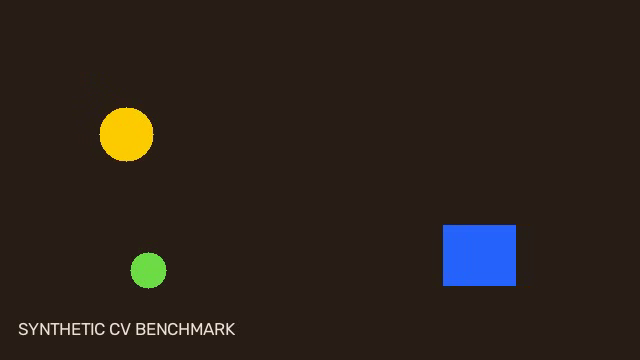
#> input picture frame 9 of Task_4_Computer_Vision/artifacts/synthetic_input.mp4, 640 x 360 px
$ python main.py
#> lines starting #> are read from the running program, lines starting #| are printed output that depends on the picture; after the words box and inside, x2 and y2 are one past the last pixel; in counts of white or black regions, pixels touching at a corner belong together
### Task_4_Computer_Vision/video_input/synthetic.py
"""Generate and read a deterministic synthetic video source."""

from __future__ import annotations

from pathlib import Path
from typing import Iterator

import cv2
import numpy as np


FRAME_WIDTH = 640
FRAME_HEIGHT = 360
FPS = 20
FRAME_COUNT = 90


def generate_synthetic_video(output_path: str | Path, frame_count: int = FRAME_COUNT) -> Path:
    """Create a reproducible scene with moving circles and rectangles."""
    output = Path(output_path)
    output.parent.mkdir(parents=True, exist_ok=True)
    writer = cv2.VideoWriter(
        str(output), cv2.VideoWriter_fourcc(*"mp4v"), FPS, (FRAME_WIDTH, FRAME_HEIGHT)
    )
    if not writer.isOpened():
        raise RuntimeError(f"Unable to open video writer for {output}")
    for frame_index in range(frame_count):
        frame = np.full((FRAME_HEIGHT, FRAME_WIDTH, 3), (24, 30, 42), dtype=np.uint8)
        circle_center = (90 + (frame_index * 4) % 470, 105 + int(35 * np.sin(frame_index / 9)))
        rectangle_x = 470 - (frame_index * 3) % 390
        cv2.circle(frame, circle_center, 27, (0, 205, 255), -1)
        cv2.rectangle(frame, (rectangle_x, 225), (rectangle_x + 72, 285), (255, 100, 40), -1)
        cv2.circle(frame, (130 + (frame_index * 2) % 360, 270), 18, (70, 220, 110), -1)
        cv2.putText(frame, "SYNTHETIC CV BENCHMARK", (18, 335), cv2.FONT_HERSHEY_SIMPLEX, 0.6, (215, 225, 240), 1, cv2.LINE_AA)
        writer.write(frame)
    writer.release()
    return output


def iter_video_frames(video_path: str | Path) -> Iterator[tuple[int, np.ndarray]]:
    """Yield (zero-based frame index, BGR frame) pairs from a video file."""
    capture = cv2.VideoCapture(str(video_path))
    if not capture.isOpened():
        raise RuntimeError(f"Unable to open video source {video_path}")
    index = 0
    try:
        while True:
            success, frame = capture.read()
            if not success:
                break
            yield index, frame
            index += 1
    finally:
        capture.release()

### Task_4_Computer_Vision/detection/classical.py
"""Gaussian-smoothed adaptive threshold and contour extraction."""

from __future__ import annotations

from dataclasses import dataclass
from typing import List

import cv2
import numpy as np


@dataclass(frozen=True)
class Detection:
    label: str
    confidence: float
    bbox: tuple[int, int, int, int]
    area: float
    centroid: tuple[int, int]


def classify_colour(roi: np.ndarray) -> str:
    """Assign a stable semantic class to a synthetic object's dominant hue."""
    if roi.size == 0:
        return "unknown"
    mean_bgr = roi.reshape(-1, 3).mean(axis=0)
    blue, green, red = mean_bgr
    if red > green * 1.15 and red > blue * 1.25:
        return "circle-orange"
    if blue > red * 1.35 and blue > green * 1.15:
        return "rectangle-blue"
    if green > red * 1.15 and green > blue * 1.05:
        return "circle-green"
    return "object"


def detect_contours(frame: np.ndarray, min_area: int = 250) -> tuple[List[Detection], np.ndarray]:
    """Detect foreground contours after Gaussian blur and adaptive thresholding."""
    gray = cv2.cvtColor(frame, cv2.COLOR_BGR2GRAY)
    blurred = cv2.GaussianBlur(gray, (5, 5), 0)
    threshold = cv2.adaptiveThreshold(
        blurred, 255, cv2.ADAPTIVE_THRESH_GAUSSIAN_C, cv2.THRESH_BINARY,
        31, 7,
    )
    background_mask = cv2.inRange(frame, np.array([0, 0, 0]), np.array([45, 55, 70]))
    foreground = cv2.bitwise_and(threshold, cv2.bitwise_not(background_mask))
    kernel = np.ones((3, 3), np.uint8)
    foreground = cv2.morphologyEx(foreground, cv2.MORPH_OPEN, kernel)
    contours, _ = cv2.findContours(foreground, cv2.RETR_EXTERNAL, cv2.CHAIN_APPROX_SIMPLE)
    detections: List[Detection] = []
    for contour in contours:
        area = cv2.contourArea(contour)
        if area < min_area:
            continue
        x, y, width, height = cv2.boundingRect(contour)
        moments = cv2.moments(contour)
        centroid = (
            int(moments["m10"] / moments["m00"]) if moments["m00"] else x + width // 2,
            int(moments["m01"] / moments["m00"]) if moments["m00"] else y + height // 2,
        )
        roi = frame[y:y + height, x:x + width]
        fill_ratio = min(1.0, area / max(1.0, width * height))
        detections.append(Detection(classify_colour(roi), round(0.55 + 0.4 * fill_ratio, 3), (x, y, width, height), area, centroid))
    return sorted(detections, key=lambda item: item.bbox[0]), foreground

### Task_4_Computer_Vision/pipeline.py
"""End-to-end synthetic video detection, tracking, annotation, and metrics."""

from __future__ import annotations

import time
from pathlib import Path

import cv2

from detection.classical import detect_contours
from metrics.collector import FrameMetric, MetricsCollector
from tracking.centroid import CentroidTracker
from video_input.synthetic import FPS, iter_video_frames
from visualization.overlay import annotate_frame


def run_pipeline(video_path: str | Path, output_dir: str | Path) -> dict[str, object]:
    output = Path(output_dir)
    output.mkdir(parents=True, exist_ok=True)
    annotated_video = output / "annotated_output.mp4"
    frames_dir = output / "sample_frames"
    frames_dir.mkdir(exist_ok=True)
    writer = cv2.VideoWriter(str(annotated_video), cv2.VideoWriter_fourcc(*"mp4v"), FPS, (640, 360))
    if not writer.isOpened():
        raise RuntimeError(f"Unable to open annotated video writer for {annotated_video}")
    collector = MetricsCollector()
    tracker = CentroidTracker()
    try:
        for frame_index, frame in iter_video_frames(video_path):
            start = time.perf_counter()
            detections, _ = detect_contours(frame)
            tracked = tracker.update(detections)
            inference_ms = (time.perf_counter() - start) * 1000
            fps = 1000.0 / inference_ms if inference_ms else 0.0
            confidence = sum(item.detection.confidence for item in tracked) / len(tracked) if tracked else 0.0
            collector.add(FrameMetric(frame_index, round(fps, 3), round(inference_ms, 3), round(confidence, 3), len(tracked)))
            annotated = annotate_frame(frame, tracked, fps, inference_ms)
            writer.write(annotated)
            if frame_index in (0, 30, 60, 89):
                cv2.imwrite(str(frames_dir / f"frame_{frame_index:03d}.png"), annotated)
    finally:
        writer.release()
    metrics_path = collector.export_csv(output / "frame_metrics.csv")
    return {"video": annotated_video, "metrics": metrics_path, "frames": frames_dir, "summary": collector.summary()}

### Task_4_Computer_Vision/tracking/centroid.py
"""Simple deterministic nearest-centroid object tracker."""

from __future__ import annotations

from dataclasses import dataclass
from math import hypot
from typing import List

from detection.classical import Detection


@dataclass(frozen=True)
class TrackedDetection:
    track_id: int
    detection: Detection


class CentroidTracker:
    def __init__(self, max_distance: float = 80.0) -> None:
        self.max_distance = max_distance
        self._next_id = 1
        self._centroids: dict[int, tuple[int, int]] = {}

    def update(self, detections: List[Detection]) -> List[TrackedDetection]:
        assigned: set[int] = set()
        tracked: List[TrackedDetection] = []
        for detection in detections:
            candidates = [(hypot(detection.centroid[0] - point[0], detection.centroid[1] - point[1]), track_id) for track_id, point in self._centroids.items() if track_id not in assigned]
            if candidates and min(candidates)[0] <= self.max_distance:
                _, track_id = min(candidates)
            else:
                track_id = self._next_id
                self._next_id += 1
            assigned.add(track_id)
            self._centroids[track_id] = detection.centroid
            tracked.append(TrackedDetection(track_id, detection))
        self._centroids = {item.track_id: item.detection.centroid for item in tracked}
        return tracked

### Task_4_Computer_Vision/visualization/overlay.py
"""Annotated frame rendering."""

from __future__ import annotations

from collections import Counter

import cv2
import numpy as np

from tracking.centroid import TrackedDetection


def annotate_frame(frame: np.ndarray, tracked: list[TrackedDetection], fps: float, inference_ms: float) -> np.ndarray:
    output = frame.copy()
    colours = [(0, 205, 255), (255, 100, 40), (70, 220, 110)]
    counts = Counter(item.detection.label for item in tracked)
    for index, item in enumerate(tracked):
        x, y, width, height = item.detection.bbox
        colour = colours[index % len(colours)]
        cv2.rectangle(output, (x, y), (x + width, y + height), colour, 2)
        label = f"ID {item.track_id} | {item.detection.label} {item.detection.confidence:.2f}"
        cv2.putText(output, label, (x, max(18, y - 8)), cv2.FONT_HERSHEY_SIMPLEX, 0.48, colour, 1, cv2.LINE_AA)
    count_text = "Objects: " + ", ".join(f"{label}={count}" for label, count in sorted(counts.items()))
    cv2.rectangle(output, (10, 10), (630, 72), (12, 18, 28), -1)
    cv2.putText(output, count_text or "Objects: 0", (20, 34), cv2.FONT_HERSHEY_SIMPLEX, 0.55, (235, 242, 250), 1, cv2.LINE_AA)
    cv2.putText(output, f"FPS: {fps:.1f} | Inference: {inference_ms:.2f} ms | Classical CV", (20, 58), cv2.FONT_HERSHEY_SIMPLEX, 0.48, (170, 205, 235), 1, cv2.LINE_AA)
    return output

### Task_4_Computer_Vision/metrics/collector.py
"""Frame-level inference metric collection and CSV export."""

from __future__ import annotations

import csv
from dataclasses import asdict, dataclass
from pathlib import Path
from typing import Iterable


@dataclass
class FrameMetric:
    frame_index: int
    fps: float
    inference_ms: float
    mean_confidence: float
    object_count: int


class MetricsCollector:
    def __init__(self) -> None:
        self.rows: list[FrameMetric] = []

    def add(self, metric: FrameMetric) -> None:
        self.rows.append(metric)

    # [13 lines left out: functions export_csv, summary, not called in this run]

### Task_4_Computer_Vision/main.py
"""Run the Task 4 computer vision pipeline."""

from pathlib import Path

from pipeline import run_pipeline
from video_input.synthetic import generate_synthetic_video


ROOT = Path(__file__).parent
ARTIFACTS = ROOT / "artifacts"


def main() -> None:
    source = ARTIFACTS / "synthetic_input.mp4"
    generate_synthetic_video(source)
#> after the loop in generate_synthetic_video, `for frame_index in range(frame_count):`:
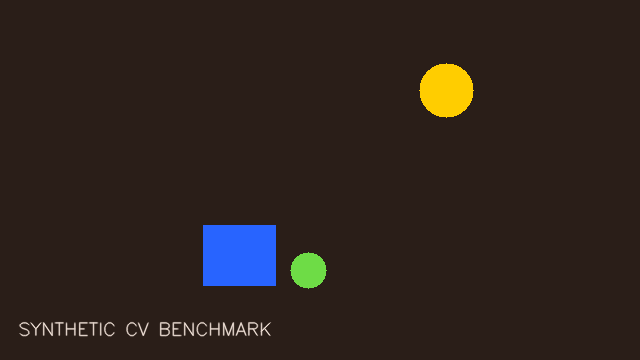
#> frame: shape (360, 640, 3); mean of channels 0, 1, 2 29.1, 34.6, 45.1; drawn as B, G, R
    result = run_pipeline(source, ARTIFACTS)
#> in detect_contours, frame is the input picture: shape (360, 640, 3); mean B, G, R 26.2, 32.7, 42.2
#> in detect_contours, `threshold = cv2.adaptiveThreshold( blurred, 255, cv2.ADAPTIVE_THRESH_G..`:
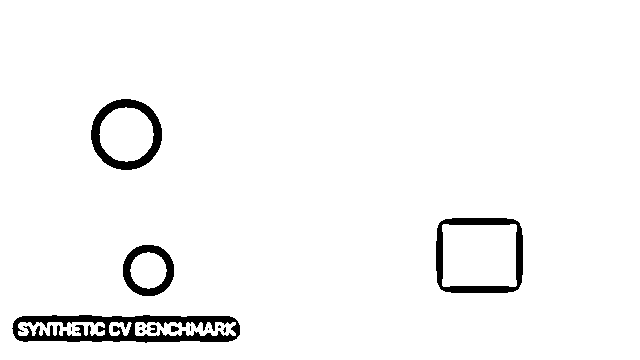
#> threshold: shape (360, 640); 96.5% white; 14 black regions (8 under 20 px), largest, box (x1, y1, x2, y2) and area: (12, 315, 240, 343) 3531, (436, 218, 523, 293) 1764, (91, 99, 162, 170) 1641, (123, 245, 174, 296) 1058, (150, 325, 157, 333) 40, (171, 326, 179, 332) 38
#> in detect_contours, `background_mask = cv2.inRange(frame, np.array([0, 0, 0]), np.array([45..`:
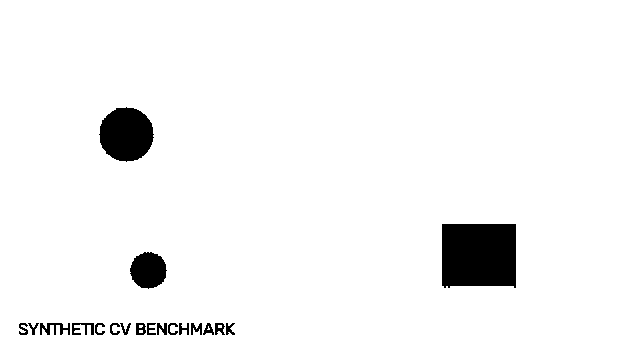
#> background_mask: shape (360, 640); 96% white; 19 black regions, largest, box (x1, y1, x2, y2) and area: (442, 224, 516, 288) 4600, (99, 107, 154, 162) 2305, (130, 252, 167, 289) 1034
#> in detect_contours, `foreground = cv2.morphologyEx(foreground, cv2.MORPH_OPEN, kernel)`:
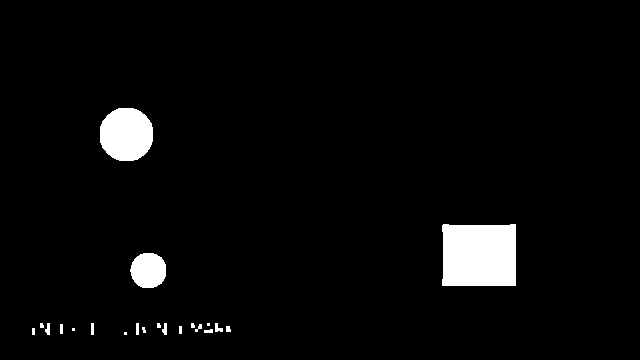
#> foreground: shape (360, 640); 3.6% white; 21 white regions (7 under 20 px)
#> in detect_contours, `contours, _ = cv2.findContours(foreground, cv2.RETR_EXTERNAL, cv2.CHAI..`: contours = 21 contours, 13 with area under 20; largest, box (x1, y1, x2, y2) and area: (442, 224, 516, 286) 4344, (100, 108, 153, 161) 2217, (130, 253, 166, 288) 964, (215, 323, 223, 332) 30, (162, 323, 167, 335) 28, (45, 323, 50, 335) 28, (136, 323, 139, 335) 22, (91, 323, 94, 335) 22
#> the loop in detect_contours, `for contour in contours:` made 21 passes
#> area on passes 10, 13, 17: 29.5, 28.5, 28.5
#> after the loop in detect_contours, `for contour in contours:`:
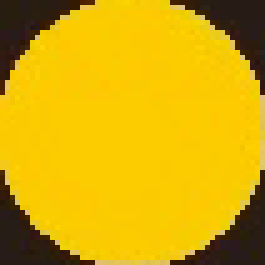
#> roi: shape (53, 53, 3) (shown 5 times larger); mean B, G, R 6.8, 170.2, 212
#> after the loop in detect_contours, `for contour in contours:`: detections = 3 items
#> the loop in update, `for detection in detections:` made 3 passes
#> after the loop in update, `for detection in detections:`: self._centroids = {1: (125, 134), 2: (148, 270), 3: (478, 254)}; self._next_id = 4; tracked = 3 items
#> in run_pipeline, `fps = 1000.0 / inference_ms if inference_ms else 0.0`: fps = 38.82
#> in run_pipeline, `confidence = sum(item.detection.confidence for item in tracked) / len(..`: confidence = 0.884
#> in annotate_frame, `counts = Counter(item.detection.label for item in tracked)`: counts = {'circle-orange': 1, 'circle-green': 1, 'rectangle-blue': 1}
#> the loop in annotate_frame, `for index, item in enumerate(tracked):` made 3 passes
#> (x, y, width, height, colour, label) on passes 1 to 3: (100, 108, 53, 53, (0, 205, 255), 'ID 1 | circle-orange 0.87'), (130, 253, 36, 35, (255, 100, 40), 'ID 2 | circle-green 0.86'), (442, 224, 74, 62, (70, 220, 110), 'ID 3 | rectangle-blue 0.93')
#> after the loop in annotate_frame, `for index, item in enumerate(tracked):`:
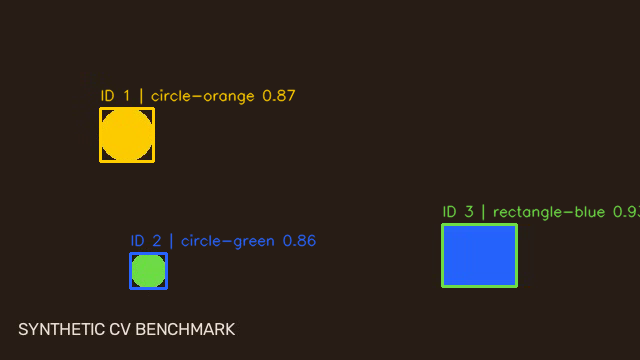
#> output: shape (360, 640, 3); 2.31% of pixels changed, all inside (x1, y1, x2, y2) = (99, 88, 640, 290)
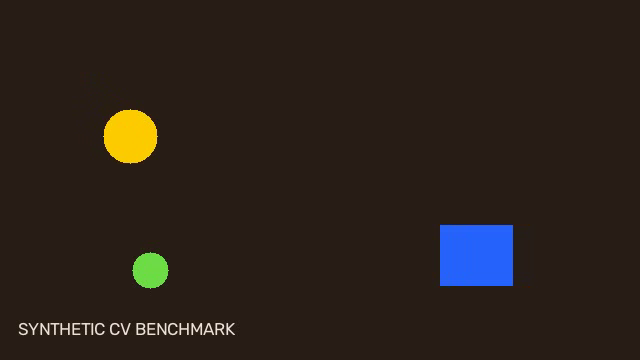
#> input picture frame 10 of Task_4_Computer_Vision/artifacts/synthetic_input.mp4, 640 x 360 px
#> pass 2 of the loop in run_pipeline, `for frame_index, frame in iter_video_frames(video_path):`:
#> in detect_contours (call 2), `gray = cv2.cvtColor(frame, cv2.COLOR_BGR2GRAY)`:
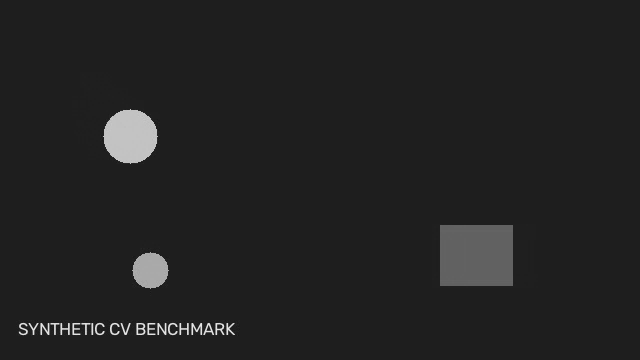
#> gray: shape (360, 640); min 22, max 233, mean 34.3
#> in detect_contours, frame is the input picture: shape (360, 640, 3); mean B, G, R 26.2, 32.7, 42.2
#> in detect_contours (call 2), `threshold = cv2.adaptiveThreshold( blurred, 255, cv2.ADAPTIVE_THRESH_G..`:
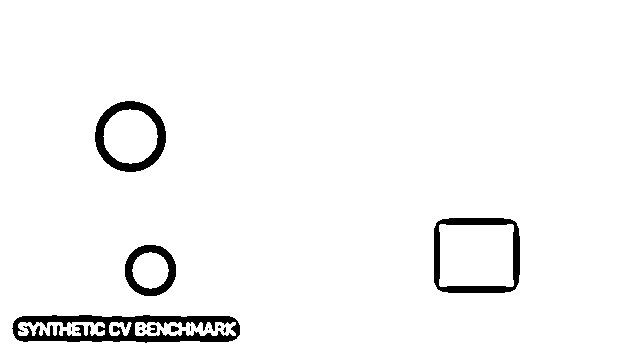
#> threshold: shape (360, 640); 96.5% white; 14 black regions (8 under 20 px), largest, box (x1, y1, x2, y2) and area: (12, 315, 240, 343) 3531, (434, 218, 520, 293) 1732, (95, 101, 166, 172) 1648, (125, 245, 176, 296) 1058, (150, 325, 157, 333) 40, (171, 326, 179, 332) 38
#> contours = 21 contours, 13 with area under 20; largest, box (x1, y1, x2, y2) and area: (440, 224, 514, 286) 4344, (104, 110, 157, 163) 2217, (132, 253, 168, 288) 964, (215, 323, 223, 332) 30, (162, 323, 167, 335) 28, (45, 323, 50, 335) 28, (136, 323, 139, 335) 22, (91, 323, 94, 335) 22
#> the loop in detect_contours (call 2), `for contour in contours:` made 21 passes
#> the loop in update (call 2), `for detection in detections:` made 3 passes
#> candidates on passes 1 to 3: [(4.47, 1), (135.3, 2), (368.4, 3)], [(2, 2), (328.4, 3)], [(2, 3)]
#> fps = 41.9
#> the loop in annotate_frame (call 2), `for index, item in enumerate(tracked):` made 3 passes
#> (x, y, width, height, colour, label) on passes 1 to 3: (104, 110, 53, 53, (0, 205, 255), 'ID 1 | circle-orange 0.87'), (132, 253, 36, 35, (255, 100, 40), 'ID 2 | circle-green 0.86'), (440, 224, 74, 62, (70, 220, 110), 'ID 3 | rectangle-blue 0.93')
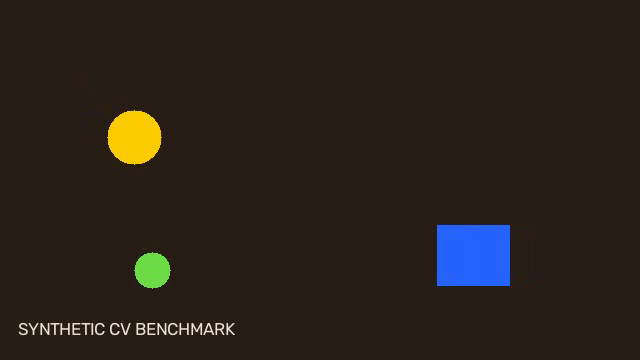
#> input picture frame 11 of Task_4_Computer_Vision/artifacts/synthetic_input.mp4, 640 x 360 px
#> pass 3 of the loop in run_pipeline, `for frame_index, frame in iter_video_frames(video_path):`:
#> in detect_contours (call 3), `gray = cv2.cvtColor(frame, cv2.COLOR_BGR2GRAY)`:
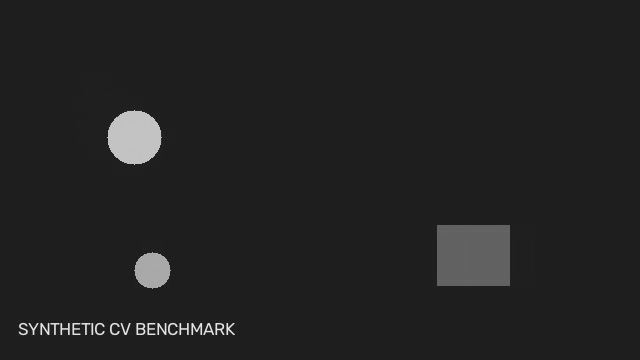
#> gray: shape (360, 640); min 21, max 233, mean 34.3
#> in detect_contours, frame is the input picture: shape (360, 640, 3); mean B, G, R 26.2, 32.7, 42.2
#> in detect_contours (call 3), `threshold = cv2.adaptiveThreshold( blurred, 255, cv2.ADAPTIVE_THRESH_G..`:
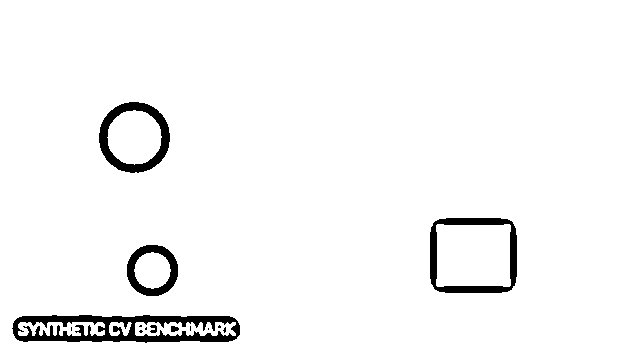
#> threshold: shape (360, 640); 96.5% white; 14 black regions (8 under 20 px), largest, box (x1, y1, x2, y2) and area: (12, 315, 240, 343) 3531, (430, 218, 517, 293) 1780, (99, 102, 170, 173) 1641, (127, 245, 178, 296) 1058, (150, 325, 157, 333) 40, (171, 326, 179, 332) 38
#> contours = 21 contours, 13 with area under 20; largest, box (x1, y1, x2, y2) and area: (436, 224, 510, 286) 4346, (108, 111, 161, 164) 2219, (134, 253, 170, 288) 964, (215, 323, 223, 332) 30, (162, 323, 167, 335) 28, (45, 323, 50, 335) 28, (136, 323, 139, 335) 22, (91, 323, 94, 335) 22
#> the loop in detect_contours (call 3), `for contour in contours:` made 21 passes
#> fps = 42.53
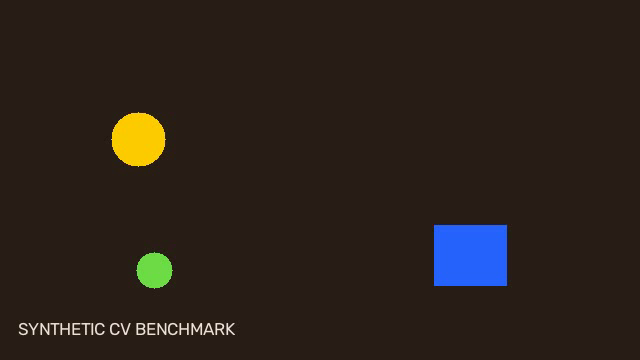
#> input picture frame 12 of Task_4_Computer_Vision/artifacts/synthetic_input.mp4, 640 x 360 px
#> the loop made 30 passes; the first 3 are shown
    print(f"Source video: {source}")
    print(f"Annotated video: {result['video']}")
    print(f"Frame metrics: {result['metrics']}")
    print(f"Summary: {result['summary']}")


if __name__ == "__main__":
    main()
